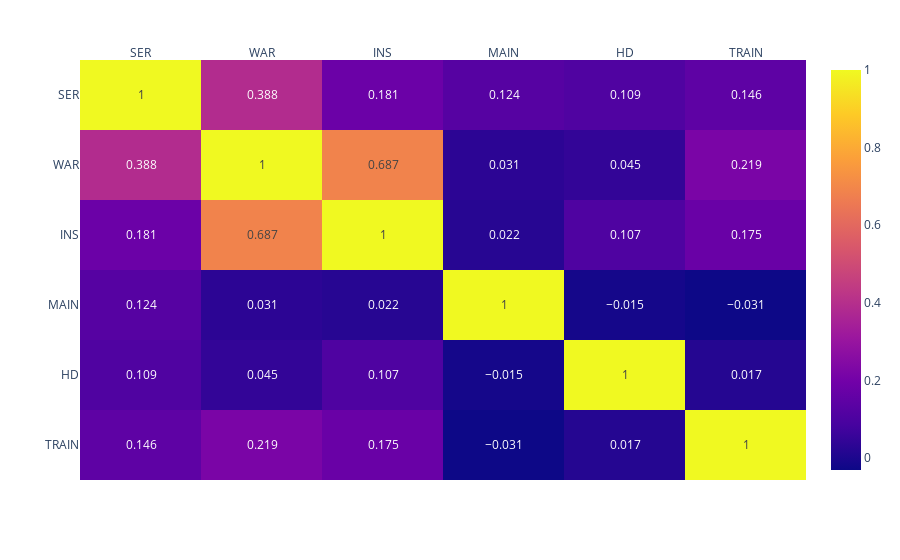

Here is the notebook cell this chart was saved with:
### Code cell
fig7 = px.imshow(hours_corr, text_auto=True, aspect='auto',
                x=['SER', 'WAR', 'INS', 'MAIN', 'HD', 'TRAIN'],
                y=['SER', 'WAR', 'INS', 'MAIN', 'HD', 'TRAIN']
               )
fig7.update_xaxes(side="top")
fig7.show()

### Figure 1 — Plotly figure (JSON) as saved in the notebook; plotly's stock layout.template omitted (floating-point values rounded to 4 significant figures)
{"data": [{"coloraxis": "coloraxis", "hovertemplate": "x: %{x}<br>y: %{y}<br>color: %{z}<extra></extra>", "name": "0", "texttemplate": "%{z}", "type": "heatmap", "x": ["SER", "WAR", "INS", "MAIN", "HD", "TRAIN"], "xaxis": "x", "y": ["SER", "WAR", "INS", "MAIN", "HD", "TRAIN"], "yaxis": "y", "z": [[1, 0.388, 0.181, 0.124, 0.109, 0.146], [0.388, 1, 0.687, 0.031, 0.045, 0.219], [0.181, 0.687, 1, 0.022, 0.107, 0.175], [0.124, 0.031, 0.022, 1, -0.015, -0.031], [0.109, 0.045, 0.107, -0.015, 1, 0.017], [0.146, 0.219, 0.175, -0.031, 0.017, 1]]}], "layout": {"coloraxis": {"colorscale": [[0, "#0d0887"], [0.1111, "#46039f"], [0.2222, "#7201a8"], [0.3333, "#9c179e"], [0.4444, "#bd3786"], [0.5556, "#d8576b"], [0.6667, "#ed7953"], [0.7778, "#fb9f3a"], [0.8889, "#fdca26"], [1, "#f0f921"]]}, "margin": {"t": 60}, "xaxis": {"anchor": "y", "domain": [0, 1], "side": "top"}, "yaxis": {"anchor": "x", "autorange": "reversed", "domain": [0, 1]}}}
